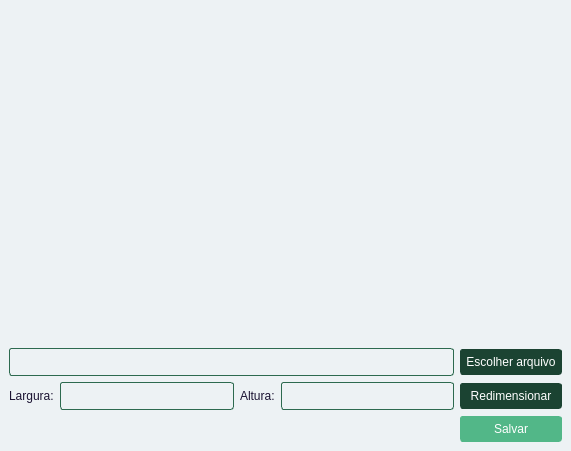
<?xml version="1.0" encoding="UTF-8"?>
<ui version="4.0">
 <class>MainWindow</class>
 <widget class="QMainWindow" name="MainWindow">
  <property name="geometry">
   <rect>
    <x>0</x>
    <y>0</y>
    <width>571</width>
    <height>451</height>
   </rect>
  </property>
  <property name="windowTitle">
   <string>Redimensionar imagem</string>
  </property>
  <property name="styleSheet">
   <string notr="true">background: #EDF2F4;</string>
  </property>
  <widget class="QWidget" name="centralwidget">
   <layout class="QGridLayout" name="gridLayout">
    <item row="2" column="0">
     <widget class="QLabel" name="label">
      <property name="styleSheet">
       <string notr="true">color: #1B1332;
font-size: 12px;</string>
      </property>
      <property name="text">
       <string>Largura:</string>
      </property>
     </widget>
    </item>
    <item row="2" column="1">
     <widget class="QLineEdit" name="input_width">
      <property name="styleSheet">
       <string notr="true">border-radius: 3px;
padding: 5px 5px 5px 5px;
font-size: 12px;
color: #2D6A4F;
border: 1px solid #2D6A4F;</string>
      </property>
     </widget>
    </item>
    <item row="2" column="4">
     <widget class="QPushButton" name="btn_resize_file">
      <property name="cursor">
       <cursorShape>PointingHandCursor</cursorShape>
      </property>
      <property name="styleSheet">
       <string notr="true">color: #FFF;
background: #1B4332;
border-radius: 3px;
padding: 5px 5px 5px 5px;
font-size: 12px;
border: 1px solid #1B4332;</string>
      </property>
      <property name="text">
       <string>Redimensionar</string>
      </property>
     </widget>
    </item>
    <item row="2" column="2">
     <widget class="QLabel" name="label_2">
      <property name="styleSheet">
       <string notr="true">color: #1B1332;
font-size: 12px;</string>
      </property>
      <property name="text">
       <string>Altura:</string>
      </property>
     </widget>
    </item>
    <item row="2" column="3">
     <widget class="QLineEdit" name="input_height">
      <property name="enabled">
       <bool>false</bool>
      </property>
      <property name="styleSheet">
       <string notr="true">border-radius: 3px;
padding: 5px 5px 5px 5px;
font-size: 12px;
color: #2D6A4F;
border: 1px solid #2D6A4F;</string>
      </property>
     </widget>
    </item>
    <item row="3" column="4">
     <widget class="QPushButton" name="btn_save_file">
      <property name="cursor">
       <cursorShape>PointingHandCursor</cursorShape>
      </property>
      <property name="styleSheet">
       <string notr="true">color: #FFF;
background: #52B788;
border-radius: 3px;
padding: 5px 5px 5px 5px;
font-size: 12px;
border: 1px solid #52B788;</string>
      </property>
      <property name="text">
       <string>Salvar</string>
      </property>
     </widget>
    </item>
    <item row="0" column="0" colspan="5">
     <widget class="QScrollArea" name="scrollArea">
      <property name="styleSheet">
       <string notr="true">border: 0;</string>
      </property>
      <property name="widgetResizable">
       <bool>true</bool>
      </property>
      <widget class="QWidget" name="scrollAreaWidgetContents">
       <property name="geometry">
        <rect>
         <x>0</x>
         <y>0</y>
         <width>553</width>
         <height>333</height>
        </rect>
       </property>
       <layout class="QGridLayout" name="gridLayout_2">
        <item row="0" column="0">
         <widget class="QLabel" name="label_img">
          <property name="text">
           <string/>
          </property>
         </widget>
        </item>
       </layout>
      </widget>
     </widget>
    </item>
    <item row="1" column="4">
     <widget class="QPushButton" name="btn_choose_file">
      <property name="cursor">
       <cursorShape>PointingHandCursor</cursorShape>
      </property>
      <property name="styleSheet">
       <string notr="true">color: #FFF;
background: #1B4332;
border-radius: 3px;
padding: 5px 5px 5px 5px;
font-size: 12px;
border: 1px solid #1B4332;</string>
      </property>
      <property name="text">
       <string>Escolher arquivo</string>
      </property>
     </widget>
    </item>
    <item row="1" column="0" colspan="4">
     <widget class="QLineEdit" name="input_open_file">
      <property name="styleSheet">
       <string notr="true">border-radius: 3px;
padding: 5px 5px 5px 5px;
font-size: 12px;
color: #2D6A4F;
border: 1px solid #2D6A4F;</string>
      </property>
      <property name="text">
       <string/>
      </property>
     </widget>
    </item>
   </layout>
  </widget>
 </widget>
 <resources/>
 <connections/>
</ui>
